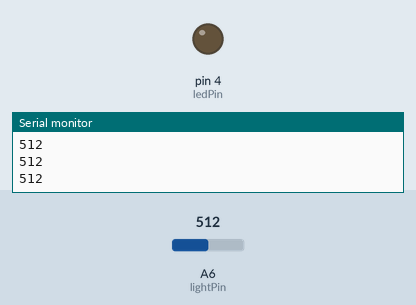
The sketch below on a simulated Arduino Nano, built with avr-gcc and run on an emulated ATmega328P. Shown: output pins drawn as LEDs (lit = HIGH), the last lines printed to the serial monitor. Inputs (shaded band) come from the test bench; at power-on: A6 (lightPin) = 512.

Above: at 1.2 s.
1.3 s: A6 (lightPin) set to 408
2.8 s: A6 (lightPin) set to 382
At 4.0 s:
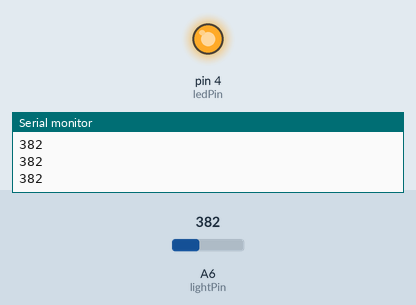
4.3 s: A6 (lightPin) set to 410
At 5.1 s:
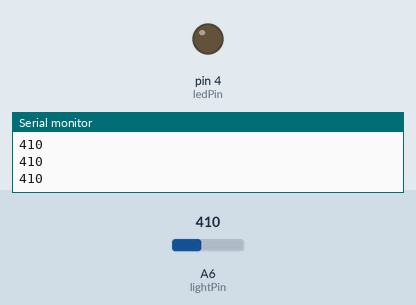
5.8 s: A6 (lightPin) set to 390
At 6.3 s:
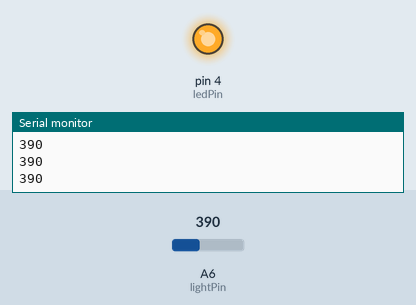
Timing chart, 0 to 8.3 s (numbered marks = the images above; inputs shaded):
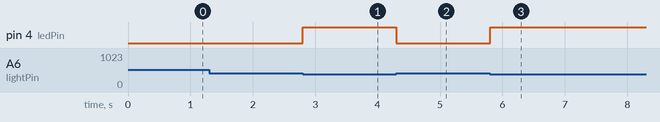

The sketch:

task6.ino
```cpp
const int ledPin = 4;
const int lightPin = A6;

int lightValue;

void setup() {
  Serial.begin(9600);
  pinMode(ledPin, OUTPUT);
}

void loop() {
  lightValue = analogRead(lightPin);

  if (lightValue < 400) {
    digitalWrite(ledPin, HIGH);
  } else {
    digitalWrite(ledPin, LOW);
  }

  Serial.println(lightValue);
}
```

Measured:
- the behaviour switches between 400 and 399 on A6 (lightPin) (found by bisection; images 0 and 1)
- after the input at 2.8 s, pin 4 (ledPin): LOW → HIGH at once
- after the input at 4.3 s, pin 4 (ledPin): HIGH → LOW at once
- after the input at 5.8 s, pin 4 (ledPin): LOW → HIGH at once
